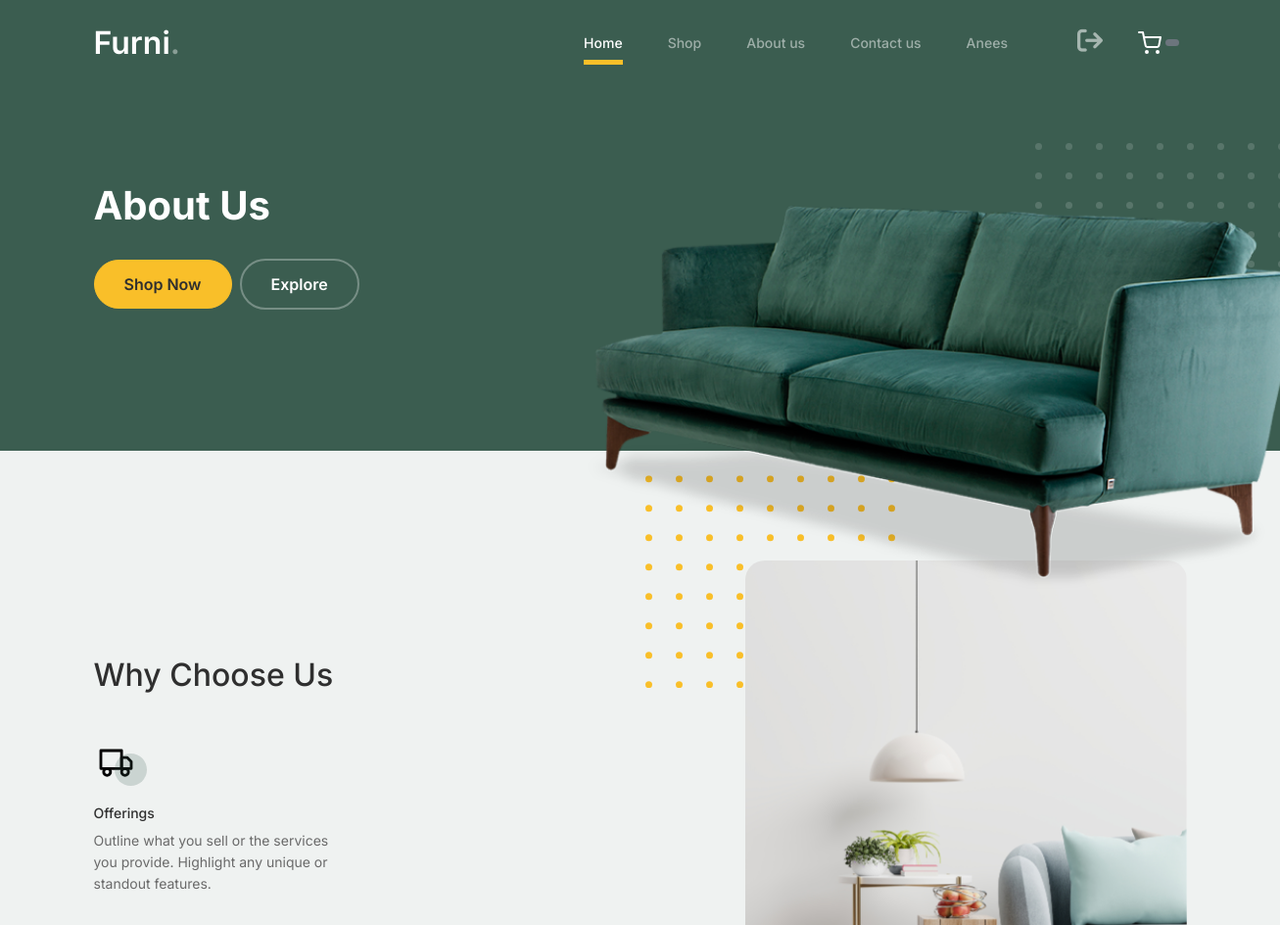
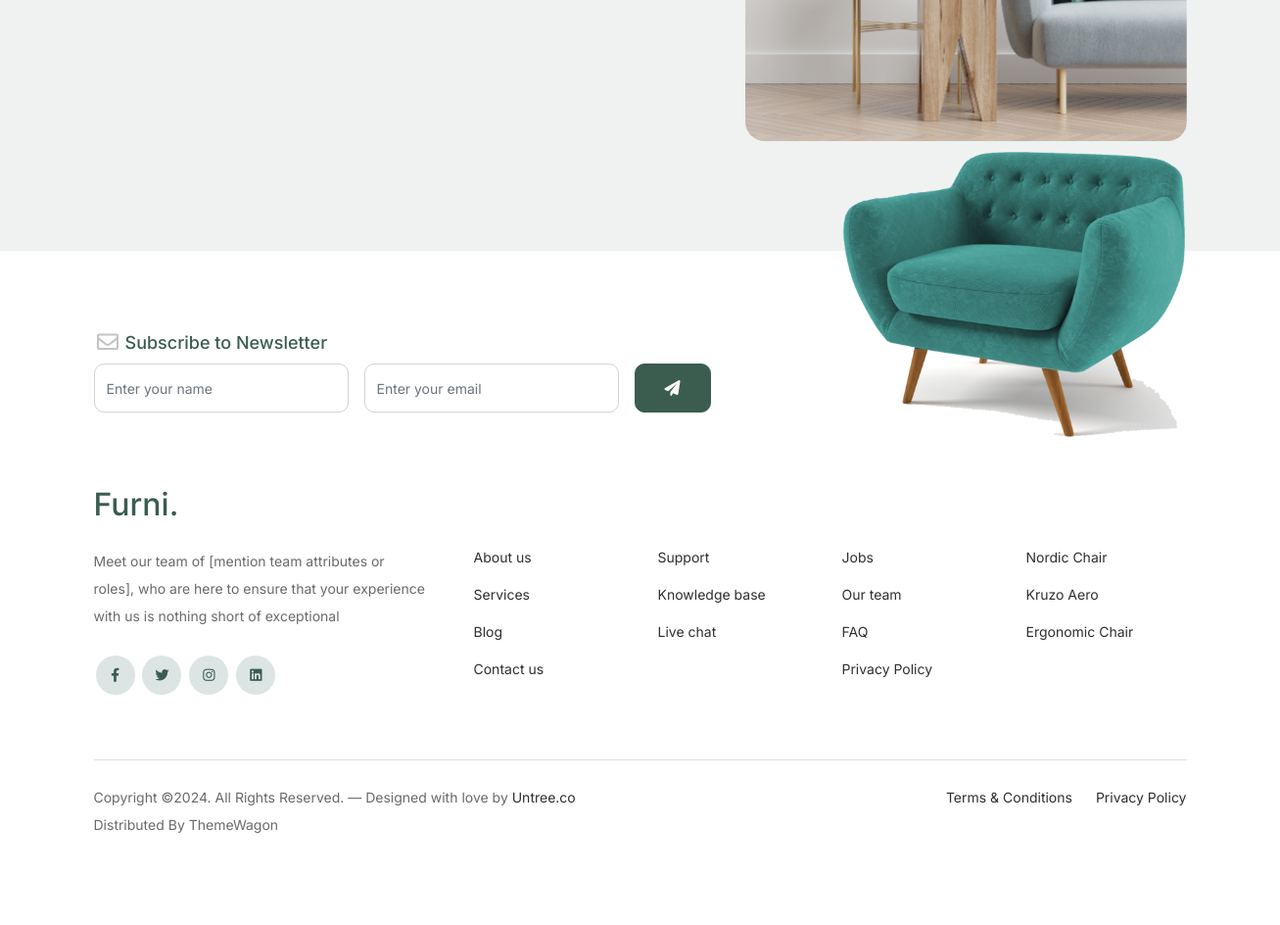
Page /User/about.php (signed in) on the committed database (2 pictures, top to bottom).
### tables this page shows
CREATE TABLE `about_us` (
  `ID` int(11) NOT NULL,
  `Title` varchar(25) NOT NULL,
  `Description` varchar(1000) NOT NULL,
  `Added_At` timestamp NOT NULL DEFAULT current_timestamp()
);

CREATE TABLE `website_info` (
  `ID` int(11) NOT NULL,
  `Name` varchar(25) NOT NULL,
  `Description` varchar(500) NOT NULL,
  `E-Mail` varchar(30) NOT NULL,
  `Phone Number` varchar(15) NOT NULL,
  `Address` varchar(50) NOT NULL,
  `Facebook Link` varchar(100) NOT NULL,
  `Insta Link` varchar(100) NOT NULL,
  `Timing` time NOT NULL,
  `Added_At` timestamp NOT NULL DEFAULT current_timestamp()
);

### User/about.php (the view)
<?php include("header.php") ?>
			<div class="hero">
				<div class="container">
					<div class="row justify-content-between">
						<div class="col-lg-5">
							<div class="intro-excerpt">
								<h1>About Us</h1>
								<p><a href="" class="btn btn-secondary me-2">Shop Now</a><a href="#" class="btn btn-white-outline">Explore</a></p>
							</div>
						</div>
						<div class="col-lg-7">
							<div class="hero-img-wrap">
								<img src="images/couch.png" class="img-fluid">
							</div>
						</div>
					</div>
				</div>
			</div>
		<div class="why-choose-section">
			<div class="container">
				<div class="row justify-content-between align-items-center">
					<div class="col-lg-6">
						<h2 class="section-title">Why Choose Us</h2>
						<div class="row my-5"><?php
						 $query="SELECT * FROM about_us limit 4";
						 $result=mysqli_query($conn,$query);
						 while($data=mysqli_fetch_array($result)){
						echo "	<div class='col-6 col-md-6'>
							<div class='feature'>
								<div class='icon'>
									<img src='images/truck.svg' alt='Image' class='imf-fluid'>
								</div>
								<h3>$data[1]</h3>
								<p>$data[2]</p>
							</div>
						</div>
						";
						 }
						?>
						</div>
					</div>
					<div class="col-lg-5">
						<div class="img-wrap">
							<img src="images/why-choose-us-img.jpg" alt="Image" class="img-fluid">
						</div>
					</div>
				</div>
			</div>
		</div>
		<?php include("footer.php") ?>

### User/footer.php (shortened to what this page needs)
<?php
	include("../connection.php");
$query="SELECT * FROM `website_info`";
$result=mysqli_query($conn,$query);
$data=mysqli_fetch_array($result);
?>
<footer class="footer-section">
			<div class="container relative">
				<div class="sofa-img">
					<img src="images/sofa.png" alt="Image" class="img-fluid">
				</div>
				<div class="row">
					<div class="col-lg-8">
						<div class="subscription-form">
							<h3 class="d-flex align-items-center"><span class="me-1"><img src="images/envelope-outline.svg" alt="Image" class="img-fluid"></span><span>Subscribe to Newsletter</span></h3>
							<form action="#" class="row g-3">
								<div class="col-auto">
									<input type="text" class="form-control" placeholder="Enter your name">
								</div>
								<div class="col-auto">
									<input type="email" class="form-control" placeholder="Enter your email">
								</div>
								<div class="col-auto">
									<button class="btn btn-primary">
										<span class="fa fa-paper-plane"></span>
									</button>
								</div>
							</form>
						</div>
					</div>
				</div>
				<div class="row g-5 mb-5">
					<div class="col-lg-4">
						<div class="mb-4 footer-logo-wrap"><a href="#" class="footer-logo"><?php echo "$data[1]"; ?><span>.</span></a></div>
						<p class="mb-4"><?php echo"$data[2]" ?></p>
						<ul class="list-unstyled custom-social">
							<li><a href="<?php echo"$data[6]" ?>"><span class="fa fa-brands fa-facebook-f"></span></a></li>
							<li><a href="#"><span class="fa fa-brands fa-twitter"></span></a></li>
							<li><a href="<?php echo"$data[7]" ?>"><span class="fa fa-brands fa-instagram"></span></a></li>
							<li><a href="#"><span class="fa fa-brands fa-linkedin"></span></a></li>
						</ul>
					</div>
					<div class="col-lg-8">
						<div class="row links-wrap">
							<div class="col-6 col-sm-6 col-md-3">
								<ul class="list-unstyled">
									<li><a href="about.php">About us</a></li>
									<li><a href="#">Services</a></li>
									<li><a href="#">Blog</a></li>
									<li><a href="contact.php">Contact us</a></li>
								</ul>
							</div>
							<div class="col-6 col-sm-6 col-md-3">
								<ul class="list-unstyled">
									<li><a href="#">Support</a></li>
									<li><a href="#">Knowledge base</a></li>
									<li><a href="#">Live chat</a></li>
								</ul>
							</div>
							<div class="col-6 col-sm-6 col-md-3">
								<ul class="list-unstyled">
									<li><a href="#">Jobs</a></li>
									<li><a href="#">Our team</a></li>
									<li><a href="FAQ.php">FAQ</a></li>
									<li><a href="privacypolicy.php">Privacy Policy</a></li>
								</ul>
							</div>
							<div class="col-6 col-sm-6 col-md-3">
								<ul class="list-unstyled">
									<li><a href="#">Nordic Chair</a></li>
									<li><a href="#">Kruzo Aero</a></li>
									<li><a href="#">Ergonomic Chair</a></li>
								</ul>
							</div>
						</div>
					</div>
				</div>
				<div class="border-top copyright">
					<div class="row pt-4">
						<div class="col-lg-6">
							<p class="mb-2 text-center text-lg-start">Copyright &copy;. All Rights Reserved. &mdash; Designed with love by <a href="https://untree.co">Untree.co</a> Distributed By <a hreff="https://themewagon.com">ThemeWagon</a>
            </p>
						</div>
						<div class="col-lg-6 text-center text-lg-end">
							<ul class="list-unstyled d-inline-flex ms-auto">
								<li class="me-4"><a href="#">Terms &amp; Conditions</a></li>
								<li><a href="#">Privacy Policy</a></li>
							</ul>
						</div>
					</div>
				</div>
			</div>
		</footer>
	</body>
</html>

### rows in the picture
about_us: Title "Offerings", Description "Outline what you sell or the services you provide. Highlight any unique or standout features."
website_info: Name "Furni", Description "Meet our team of [mention team attributes or roles], who are here to ensure that your experience with us is nothing short of exceptional"

### other values in the picture
$_SESSION["u_name"] "Anees"
